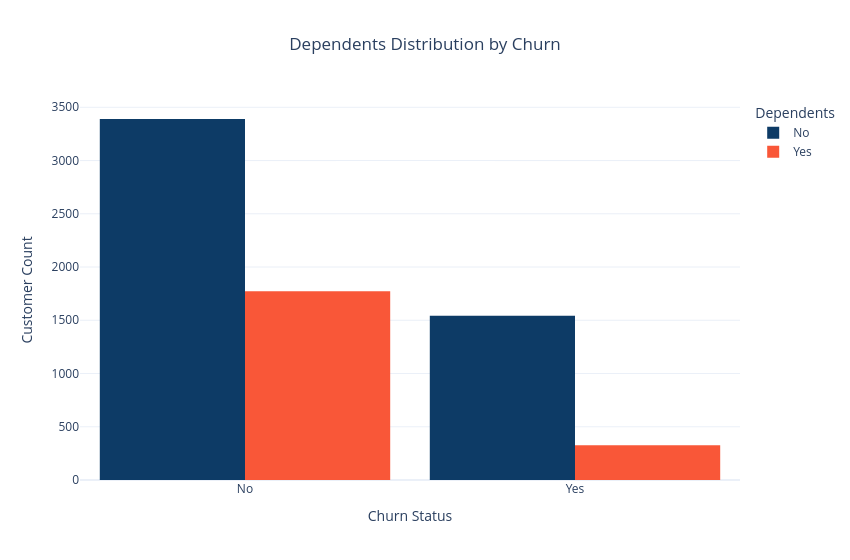

The notebook cell saved with this chart:
### Code cell
color_map = {"Yes": CHURN_COLORS[2], "No": CHURN_COLORS[0]}
fig = px.histogram(
    data,
    x="Churn",
    color="Dependents",
    barmode="group",
    title="Dependents Distribution by Churn",
    color_discrete_map=color_map
)
fig.update_layout(
    width=850,
    height=560,
    bargap=0.12,
    title_x=0.5,
    xaxis_title="Churn Status",
    yaxis_title="Customer Count",
    legend_title="Dependents"
 )
fig.show()

### Figure 1 — Plotly figure (JSON) as saved in the notebook; plotly's stock layout.template omitted (floating-point values rounded to 4 significant figures; data arrays with more than 128 entries replaced by an {"elided": "..."} marker saying what was removed)
{"data": [{"alignmentgroup": "True", "bingroup": "x", "hovertemplate": "Dependents=No<br>Churn=%{x}<br>count=%{y}<extra></extra>", "legendgroup": "No", "marker": {"color": "#0D3B66", "pattern": {"shape": ""}}, "name": "No", "offsetgroup": "No", "orientation": "v", "showlegend": true, "type": "histogram", "x": {"elided": "4933 str values"}, "xaxis": "x", "yaxis": "y"}, {"alignmentgroup": "True", "bingroup": "x", "hovertemplate": "Dependents=Yes<br>Churn=%{x}<br>count=%{y}<extra></extra>", "legendgroup": "Yes", "marker": {"color": "#F95738", "pattern": {"shape": ""}}, "name": "Yes", "offsetgroup": "Yes", "orientation": "v", "showlegend": true, "type": "histogram", "x": {"elided": "2099 str values"}, "xaxis": "x", "yaxis": "y"}], "layout": {"bargap": 0.12, "barmode": "group", "height": 560, "legend": {"title": {"text": "Dependents"}, "tracegroupgap": 0}, "title": {"text": "Dependents Distribution by Churn", "x": 0.5}, "width": 850, "xaxis": {"anchor": "y", "domain": [0, 1], "title": {"text": "Churn Status"}}, "yaxis": {"anchor": "x", "domain": [0, 1], "title": {"text": "Customer Count"}}}}
